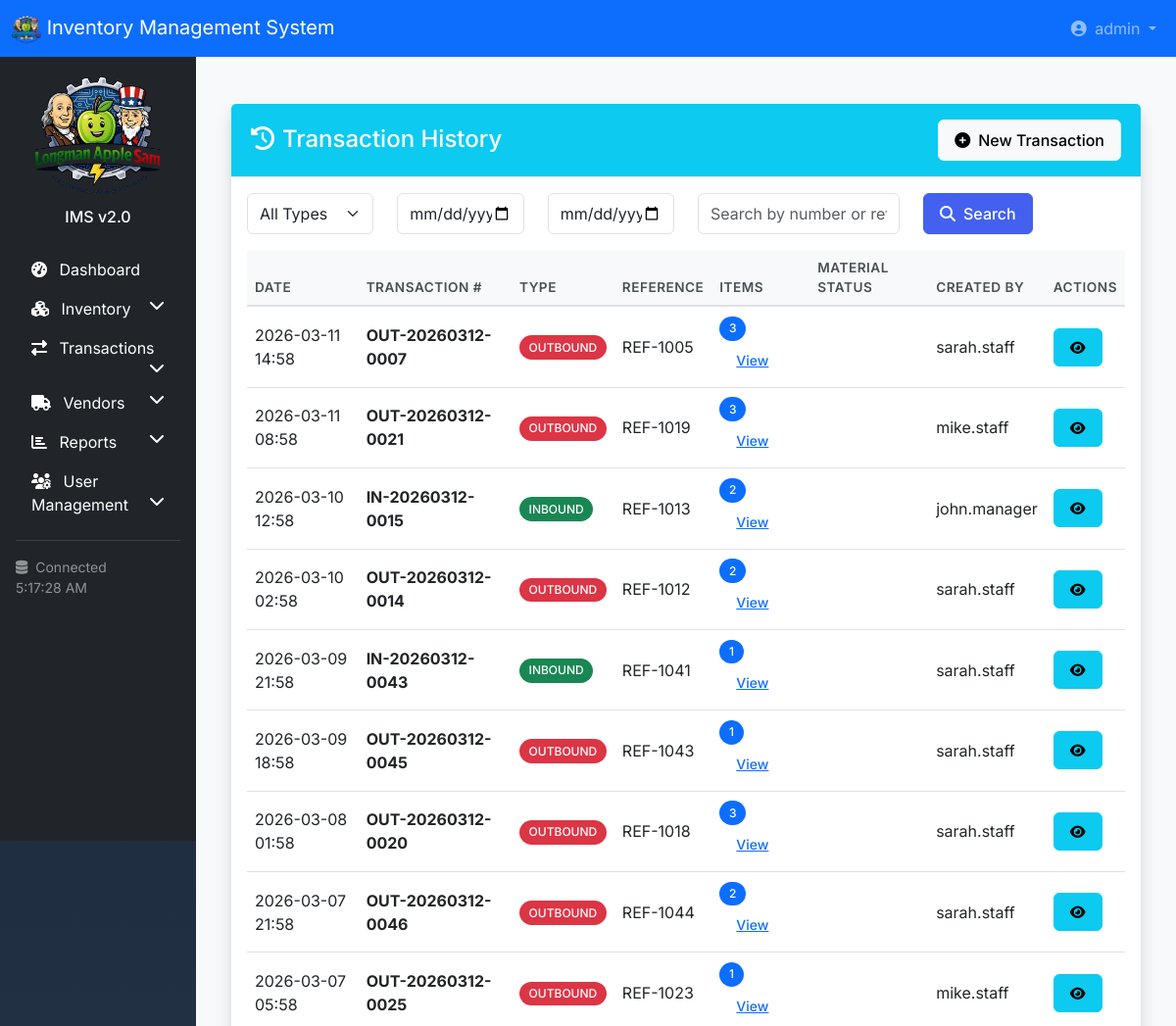
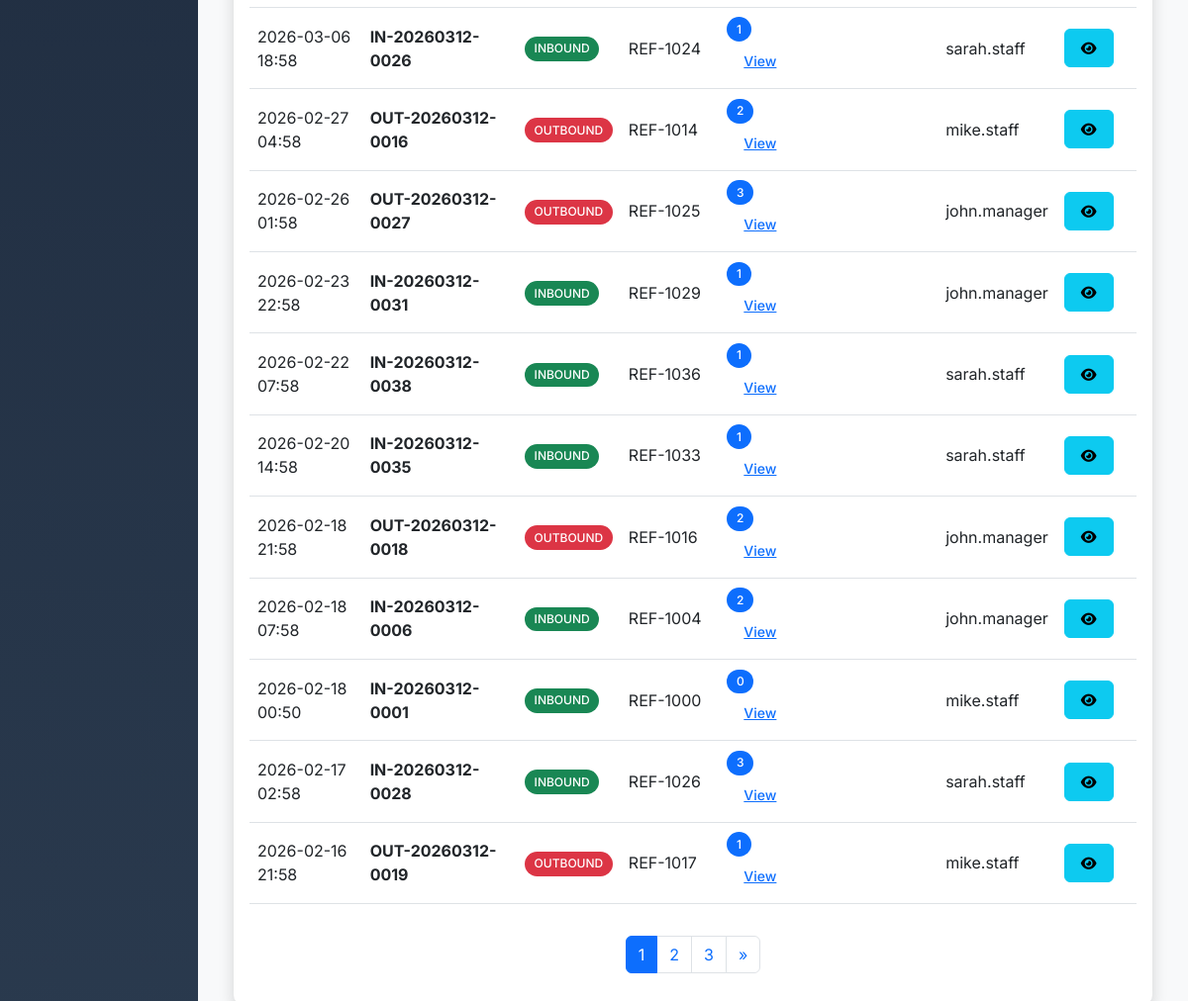
Page /transactions/ (signed in) on the committed database (2 pictures, top to bottom).
### transactions/models.py (models this page shows, shortened)
class Transaction(models.Model):
    TRANSACTION_TYPES = [
        ('inbound', 'Inbound'),
        ('outbound', 'Outbound'),
        ('return', 'Return'),
        ('adjustment', 'Adjustment'),
        ('transfer', 'Transfer'),
    ]
    transaction_number = models.CharField(max_length=50, unique=True)
    transaction_type = models.CharField(max_length=20, choices=TRANSACTION_TYPES)
    reference_number = models.CharField(max_length=50, blank=True, help_text="PO number, SO number, etc.")
    transaction_date = models.DateTimeField(default=timezone.now)
    notes = models.TextField(blank=True)
    created_by = models.ForeignKey('auth.User', on_delete=models.SET_NULL, null=True)
    created_at = models.DateTimeField(auto_now_add=True)
    updated_at = models.DateTimeField(auto_now=True)
    class Meta:
        ordering = ['-transaction_date']

### transactions/views.py (the view)
# urls.py: path('', views.transaction_list, name='transaction_list'),
@login_required
def transaction_list(request):
    transactions = Transaction.objects.prefetch_related('items__material').all().order_by('-transaction_date')
    try:
        materials = Material.objects.all().values(
            'id', 'current_stock', 'minimum_stock',
            'maximum_stock', 'reorder_point',
            'alert_status_override'
        )
    except FieldError:
        materials = Material.objects.all().values(
            'id', 'current_stock', 'minimum_stock',
            'maximum_stock', 'reorder_point'
        )
        for material in materials:
            material['alert_status_override'] = None
    material_alerts = {}
    for material in materials:
        alert_override = material.get('alert_status_override')
        if alert_override:
            status = alert_override
        else:
            if material['current_stock'] <= material['minimum_stock']:
                status = 'low'
            elif material['current_stock'] >= material['maximum_stock']:
                status = 'excess'
            else:
                status = 'normal'
        status_map = {
            'low': {'name': 'Low Stock', 'color': 'danger'},
            'normal': {'name': 'Normal', 'color': 'success'},
            'excess': {'name': 'Excess', 'color': 'warning'}
        }
        material_alerts[material['id']] = {
            'status': status,
            'status_display': status_map[status]['name'],
            'status_color': status_map[status]['color'],
            'current_stock': material['current_stock'],
            'min_stock': material['minimum_stock'],
            'max_stock': material['maximum_stock'],
            'has_override': bool(material.get('alert_status_override'))
        }
    transaction_type = request.GET.get('type')
    if transaction_type:
        transactions = transactions.filter(transaction_type=transaction_type)
    search_query = request.GET.get('search', '')
    if search_query:
        transactions = transactions.filter(
            Q(transaction_number__icontains=search_query) |
            Q(reference_number__icontains=search_query) |
            Q(notes__icontains=search_query)
        )
    date_from = request.GET.get('date_from')
    date_to = request.GET.get('date_to')
    if date_from:
        transactions = transactions.filter(transaction_date__date__gte=date_from)
    if date_to:
        transactions = transactions.filter(transaction_date__date__lte=date_to)
    paginator = Paginator(transactions, 20)
    page_number = request.GET.get('page')
    page_obj = paginator.get_page(page_number)
    context = {
        'page_obj': page_obj,
        'search_query': search_query,
        'transaction_type': transaction_type,
        'date_from': date_from,
        'date_to': date_to,
        'material_alerts': material_alerts,
    }
    return render(request, 'transactions/transaction_list.html', context)

### inventory/templatetags/inventory_filters.py (called while the page is built)
@register.filter
def get_item(dictionary, key):
    try:
        return dictionary.get(key)
    except:
        return None

### transactions/templates/transactions/transaction_list.html (shortened to what this page needs)
{% extends 'base.html' %}
{% load static %}
{% load inventory_filters %}
{% block content %}
<div class="container-fluid py-4">
    <div class="row mb-4">
        <div class="col-12">
            <div class="card shadow">
                <div class="card-header bg-info text-white d-flex justify-content-between align-items-center">
                    <h4 class="mb-0"><i class="fas fa-history me-2"></i>Transaction History</h4>
                    <a href="{% url 'transactions:transaction_create' %}" class="btn btn-light">
                        <i class="fas fa-plus-circle me-2"></i>New Transaction
                    </a>
                </div>
                <div class="card-body">
                    <form method="get" action="{% url 'transactions:transaction_list' %}" class="row mb-3">
                        <div class="col-md-2">
                            <select class="form-select" name="type">
                                <option value="">All Types</option>
                            </select>
                        </div>
                        <div class="col-md-2">
                            <input type="date" class="form-control" name="date_from"
                                   value="{{ request.GET.date_from|default:'' }}" placeholder="From Date">
                        </div>
                        <div class="col-md-2">
                            <input type="date" class="form-control" name="date_to"
                                   value="{{ request.GET.date_to|default:'' }}" placeholder="To Date">
                        </div>
                        <div class="col-md-3">
                            <input type="text" class="form-control" name="search"
                                   placeholder="Search by number or reference..."
                                   value="{{ request.GET.search|default:'' }}">
                        </div>
                        <div class="col-md-3">
                            <button type="submit" class="btn btn-primary">
                                <i class="fas fa-search me-2"></i>Search
                            </button>
                        </div>
                    </form>
                    <div class="table-responsive">
                        <table class="table table-hover">
                            <thead>
                                <tr>
                                    <th>Date</th>
                                    <th>Transaction #</th>
                                    <th>Type</th>
                                    <th>Reference</th>
                                    <th>Items</th>
                                    <th>Material Status</th>
                                    <th>Created By</th>
                                    <th>Actions</th>
                                </tr>
                            </thead>
                            <tbody>
                                {% for transaction in page_obj %}
                                <tr>
                                    <td>{{ transaction.transaction_date|date:"Y-m-d H:i" }}</td>
                                    <td><strong>{{ transaction.transaction_number }}</strong></td>
                                    <td>
                                        {% if transaction.transaction_type == 'inbound' %}
                                            <span class="badge bg-success">INBOUND</span>
                                        {% elif transaction.transaction_type == 'outbound' %}
                                            <span class="badge bg-danger">OUTBOUND</span>
                                        {% elif transaction.transaction_type == 'return' %}
                                            <span class="badge bg-warning text-dark">RETURN</span>
                                        {% elif transaction.transaction_type == 'adjustment' %}
                                            <span class="badge bg-info">ADJUSTMENT</span>
                                        {% endif %}
                                    </td>
                                    <td>{{ transaction.reference_number|default:"-" }}</td>
                                    <td>
                                        <span class="badge bg-primary">{{ transaction.items.count }}</span>
                                        <button class="btn btn-sm btn-link" type="button"
                                                data-bs-toggle="collapse"
                                                data-bs-target="#items-{{ transaction.id }}">
                                            View
                                        </button>
                                    </td>
                                    <td>
                                    </td>
                                    <td>{{ transaction.created_by.username|default:"System" }}</td>
                                    <td>
                                        <a href="{% url 'transactions:transaction_detail' transaction.id %}" class="btn btn-sm btn-info">
                                            <i class="fas fa-eye"></i>
                                        </a>
                                    </td>
                                </tr>
                                {% endfor %}
                            </tbody>
                        </table>
                    </div>
                    {% if page_obj.has_other_pages %}
                    <nav aria-label="Page navigation" class="mt-3">
                        <ul class="pagination justify-content-center">
                            {% for num in page_obj.paginator.page_range %}
                                {% if page_obj.number == num %}
                                <li class="page-item active"><span class="page-link">{{ num }}</span></li>
                                {% elif num > page_obj.number|add:'-3' and num < page_obj.number|add:'3' %}
                                <li class="page-item">
                                    <a class="page-link" href="?page={{ num }}
                                        {% if request.GET.search %}&search={{ request.GET.search }}{% endif %}">
                                        {{ num }}
                                    </a>
                                </li>
                                {% endif %}
                            {% endfor %}
                            {% if page_obj.has_next %}
                            <li class="page-item">
                                <a class="page-link" href="?page={{ page_obj.next_page_number }}
                                    {% if request.GET.search %}&search={{ request.GET.search }}{% endif %}">
                                    &raquo;
                                </a>
                            </li>
                            {% endif %}
                        </ul>
                    </nav>
                    {% endif %}
                </div>
            </div>
        </div>
    </div>
</div>
{% endblock %}

### templates/navbar.html (shortened to what this page needs)
<nav class="navbar navbar-expand-lg navbar-dark bg-primary">
    <div class="container-fluid">
        <a class="navbar-brand" href="{% url 'accounts:dashboard' %}">
            {% load static %}
            <img src="{% static 'img/company_logo.png' %}" class="opacity-20" alt="My logo" width="30" height="30">
            <span class="d-none d-sm-inline">Inventory Management System</span>
        </a>
        <div class="collapse navbar-collapse" id="navbarMain">
            <ul class="navbar-nav ms-auto">
                <li class="nav-item dropdown">
                    <a class="nav-link dropdown-toggle" href="#" id="userDropdown" role="button" data-bs-toggle="dropdown">
                        <i class="fas fa-user-circle me-1"></i>
                        <span class="d-none d-lg-inline">{{ user.get_full_name|default:user.username }}</span>
                    </a>
                </li>
            </ul>
        </div>
    </div>
</nav>

### static/css/custom.css (style rules this page uses)
:root { --primary-color: #4361ee; --success-color: #06d6a0; --warning-color: #ffb703; --danger-color: #e63946; --info-color: #4895ef; }
body { font-family: 'Inter', -apple-system, BlinkMacSystemFont, sans-serif; background-color: #f8f9fa; min-height: 100vh; }
.card { border: none; border-radius: 10px; box-shadow: 0 2px 10px rgba(0, 0, 0, 0.05); transition: transform 0.2s, box-shadow 0.2s; margin-bottom: 1.5rem; }
.card-header { background-color: white; border-bottom: 1px solid #e9ecef; padding: 1rem 1.25rem; font-weight: 600; }
.table th { background-color: #f8f9fa; color: #495057; font-weight: 600; font-size: 0.85rem; text-transform: uppercase; letter-spacing: 0.5px; border-bottom: 2px solid #dee2e6; }
.table td { vertical-align: middle; }
.btn { border-radius: 6px; font-weight: 500; padding: 0.5rem 1rem; }
.btn-primary { background-color: var(--primary-color); border-color: var(--primary-color); }
.form-control, .form-select { border-radius: 6px; border: 1px solid #dee2e6; padding: 0.5rem 0.75rem; }
.badge { padding: 0.4rem 0.6rem; font-weight: 500; border-radius: 30px; }

### rows in the picture
Transaction: transaction_type "OUTBOUND"
Transaction: transaction_type "OUTBOUND"
Transaction: transaction_type "INBOUND"
Transaction: transaction_type "OUTBOUND"
Transaction: transaction_type "INBOUND"
Transaction: transaction_type "OUTBOUND"
Transaction: transaction_type "OUTBOUND"
Transaction: transaction_type "OUTBOUND"
Transaction: transaction_type "OUTBOUND"
Transaction: transaction_type "INBOUND"
Transaction: transaction_type "OUTBOUND"
Transaction: transaction_type "OUTBOUND"
Transaction: transaction_type "INBOUND"
Transaction: transaction_type "INBOUND"
Transaction: transaction_type "INBOUND"
Transaction: transaction_type "OUTBOUND"
Transaction: transaction_type "INBOUND"
Transaction: transaction_type "INBOUND"
Transaction: transaction_type "INBOUND"
Transaction: transaction_type "OUTBOUND"

### other values in the picture
{{ user.get_full_name|default:user.username }} "admin"
{{ num }} "1"
{{ num }} "2" "3"
